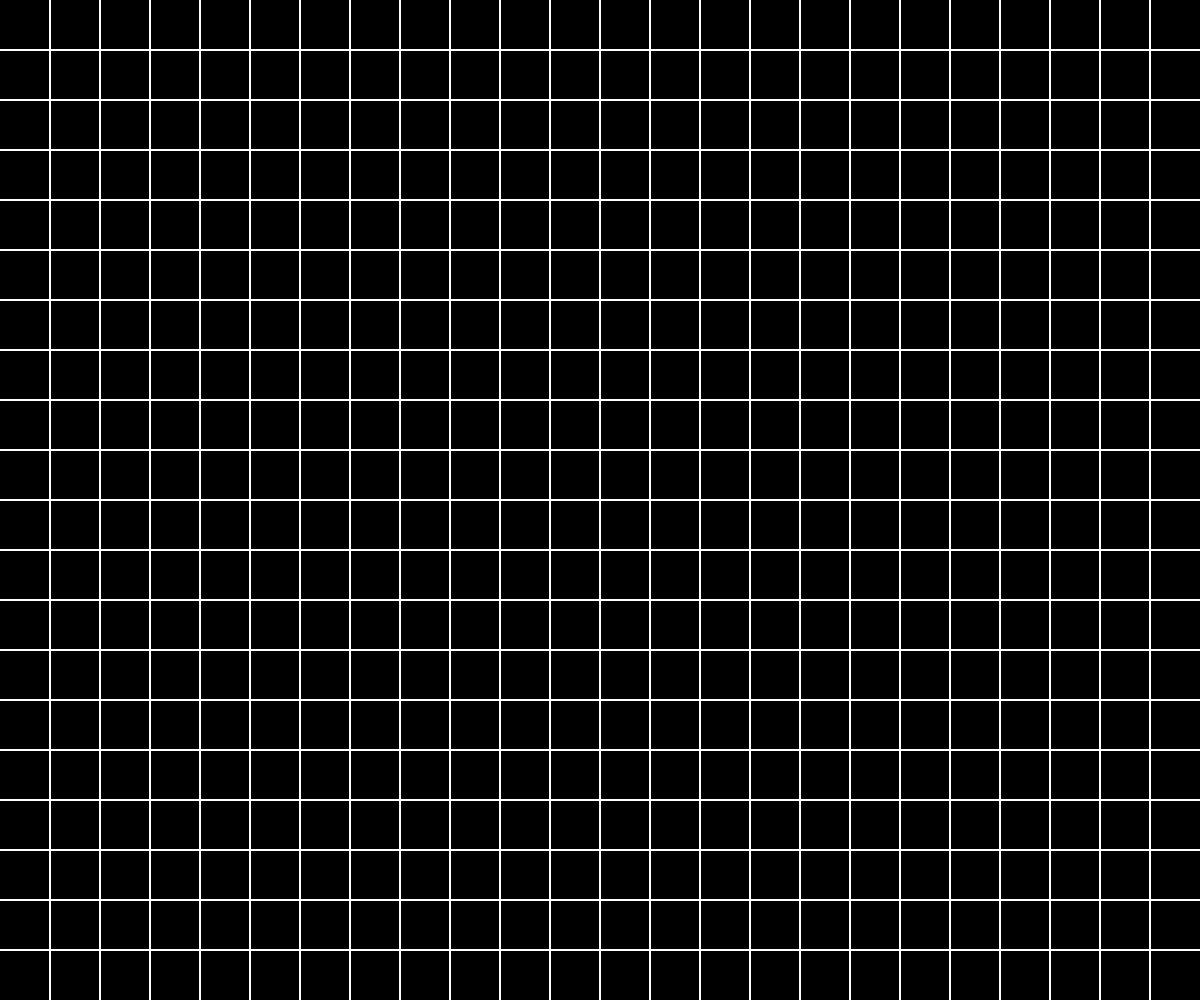
Frame 1 (no input)
Frame 60 (no input): identical to frame 1, image omitted
Frame 120 (the mouse pressed at the canvas centre since frame 60): identical to frame 1, image omitted

The p5.js sketch that drew this single still picture (run headless with seeded random() and noise() and a simulated clock; from frame 60 on, the mouse is pressed at the canvas centre):

// p5.js sketch
// ── sketch.js
// Project Title
// Your Name
// Date
//
// Extra for Experts:
// - describe what you did to take this project "above and beyond"
let x = 0;
let y = 0;


function setup() {
  createCanvas(windowWidth, windowHeight);
}

function draw() {
  background(0);

  stroke(255);
  strokeWeight(2);

  var x = 50;
  while(x < width){
    line(x,0,x,height);
    x = x + 50; 
  }
  var y = 50;
  while(y < height){
    line(0, y, width, y);
    y = y + 50;
    fill(int(random(255), 200, 100))
}
}
